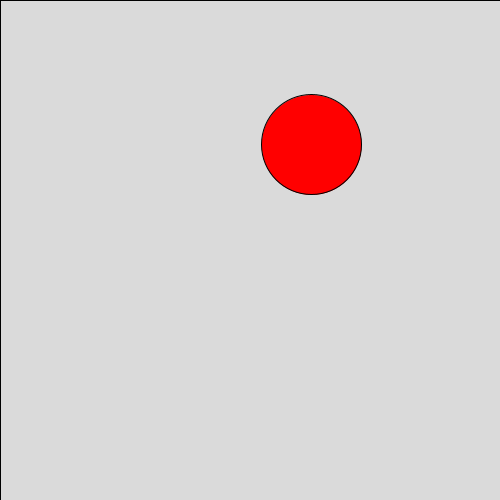
Frame 1 (no input)
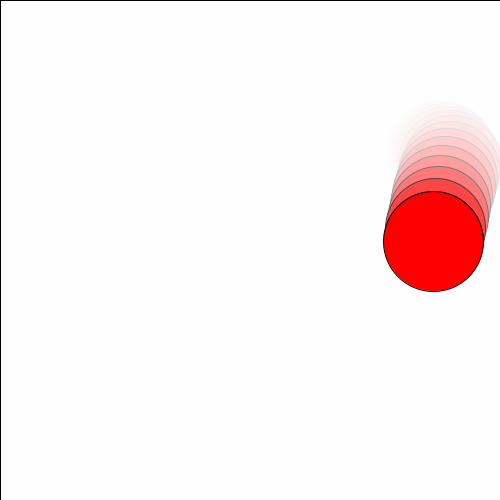
Frame 60 (the mouse pressed at the canvas centre just before this capture)
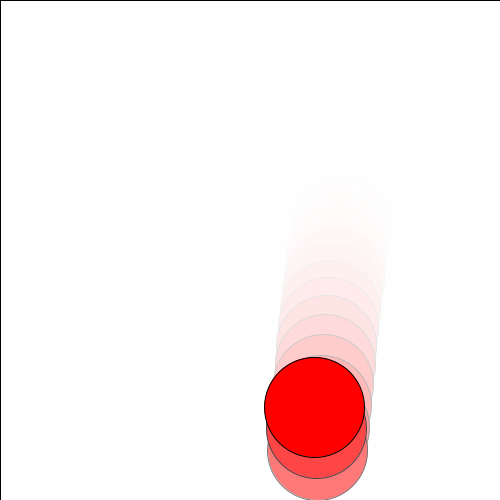
Frame 120 (the mouse held since frame 60 and released just before this capture)

The Processing sketch that drew these frames (run headless with seeded random() and noise(); from frame 60 on, the mouse is pressed at the canvas centre):

// Processing sketch: processing_105044
// ── processing_105044.pde

int r=100; //radius of the ball
float xPos; //x coordinate attribute
float yPos; //y coordinate attribute

float xSpeed=3; //x speed
float ySpeed=3; //y speed
float gravity=1; //gravity 

void setup() {
  size(500, 500);
  xPos=random(r/2, width-r/2);
  yPos=random(r/2, height-r);
}

void draw() {

  fill(255,70);
  rect(0,0,width,height); //motion blur
  
  fill(255, 0, 0);
  ySpeed=ySpeed+gravity; //accelation of gravity
  xPos=xPos+xSpeed;
  yPos=yPos+ySpeed;


  if (xPos>=width-r/2||xPos<=0+r/2) {
    xSpeed*=-1;
  }

  if (yPos>=height-r/2||yPos<=0+r/2) {
    ySpeed*=-1;
  }

  if (yPos>=height-r/2&&ySpeed<=0) {

    yPos=height-r/2;
    
  }
  
    if (yPos<=height-r/2&&ySpeed<=0) {
    xSpeed=xSpeed*.99; //decrease x speed
   
    
  }

  ellipse(xPos, yPos, r, r);
}
